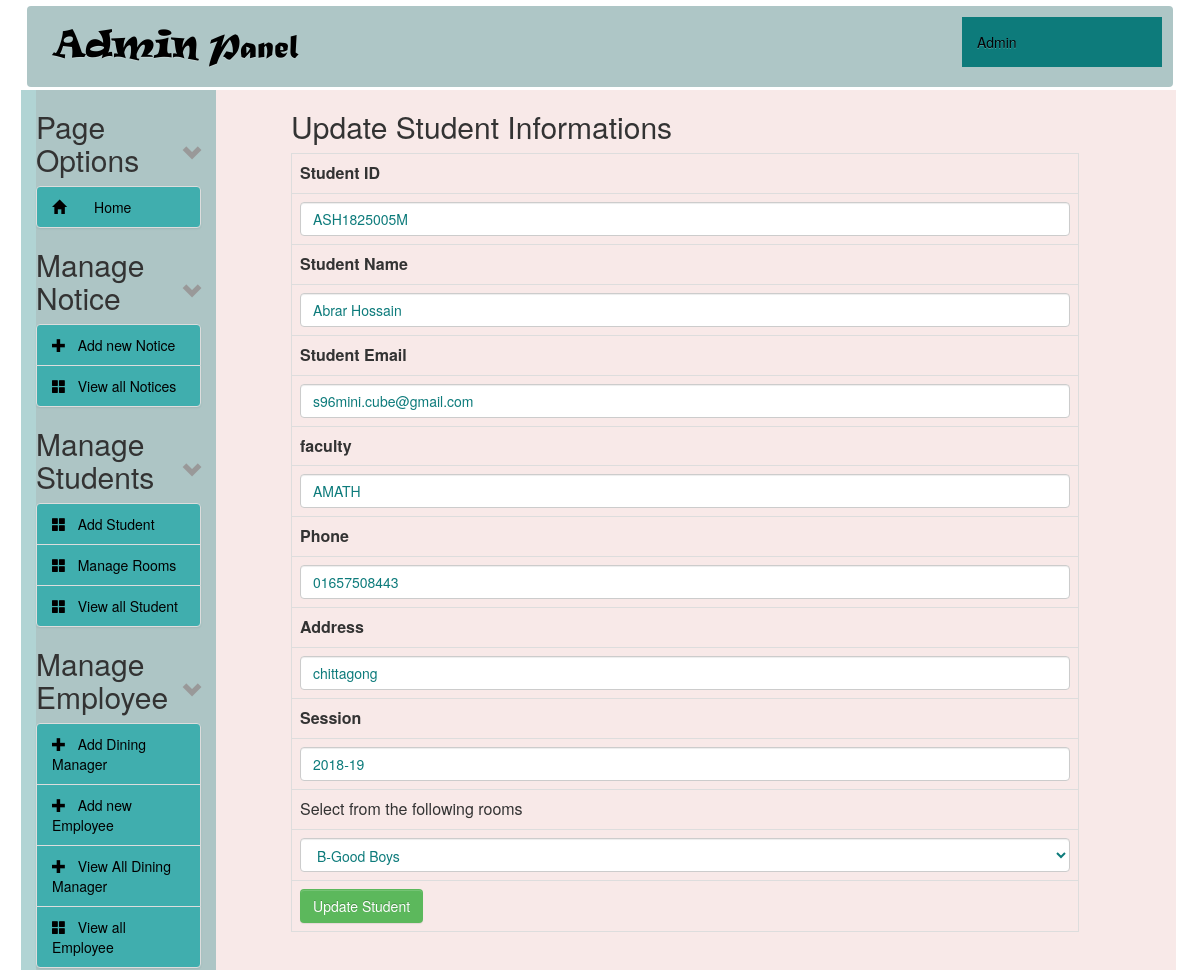
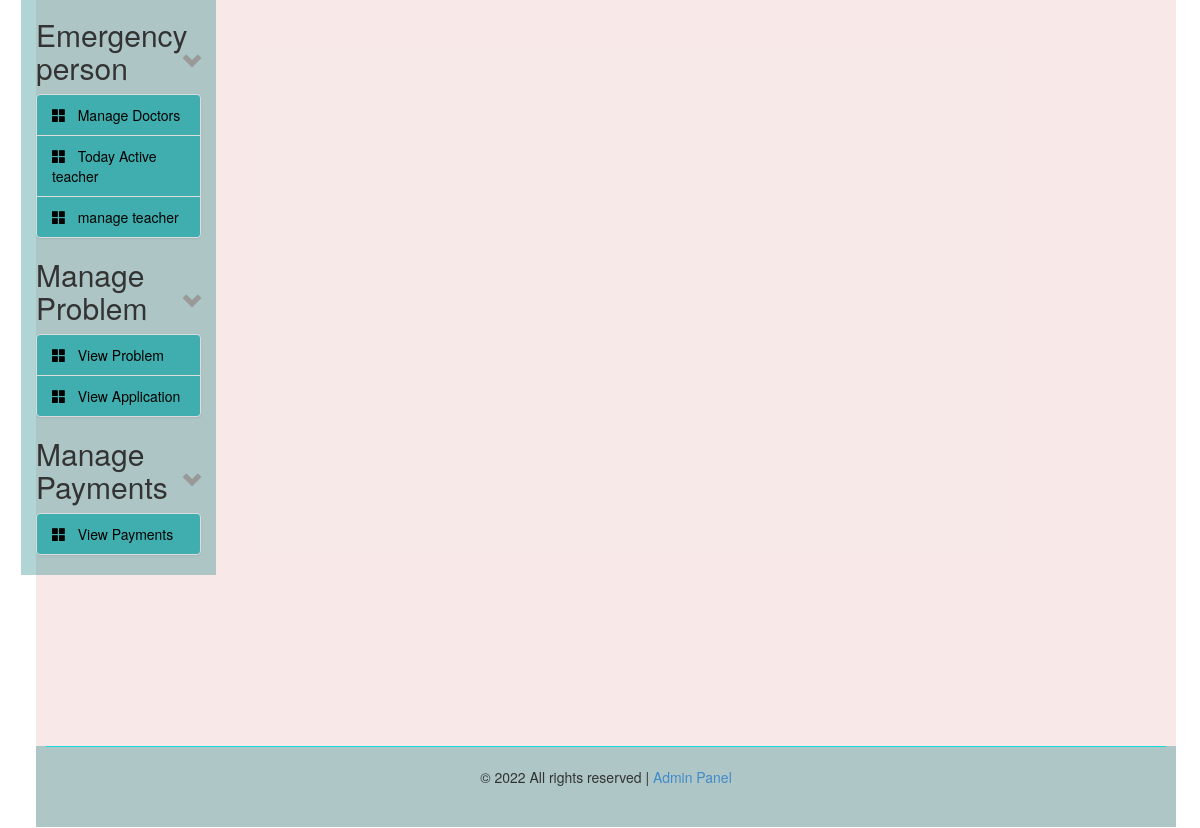
/admin/edit_student.php?id=133 (signed in), run on the app's committed database (2 pictures, top to bottom).
### tables this page shows
CREATE TABLE `tbl_student` (
  `id` int(11) NOT NULL,
  `university_id` varchar(11) NOT NULL,
  `name` varchar(100) NOT NULL,
  `email` varchar(255) NOT NULL,
  `faculty` varchar(100) DEFAULT NULL,
  `phone_no` varchar(15) DEFAULT NULL,
  `address` varchar(100) NOT NULL,
  `room_id` int(11) NOT NULL,
  `session` varchar(100) NOT NULL
);

CREATE TABLE `tbl_rooms` (
  `id` int(11) NOT NULL,
  `name` varchar(100) NOT NULL,
  `block` varchar(10) NOT NULL,
  `size` int(11) DEFAULT NULL
);

### admin/edit_student.php (the view, shortened to what this page needs)
<?php
include("../config.php");
?>
<?php
if (!isset($_REQUEST['id'])) {
    header("location: view-post.php");
} else {
    $id = $_REQUEST['id'];
}
?>
<?php
$statement = $db->prepare("SELECT * FROM tbl_student WHERE id=?");
$statement->execute(array($id));
$result = $statement->fetchAll(PDO::FETCH_ASSOC);
foreach ($result as $row) {
    $name = $row['name'];
    $email = $row['email'];
    $faculty = $row['faculty'];
    $university_id = $row['university_id'];
    $session = $row['session'];
    $phone_no = $row['phone_no'];
    $room_id = $row['room_id'];
    $address = $row['address'];
}
?>
<?php
include('header.php');
?>
<div class="col-sm-9 col-md-9 col-lg-9">
    <div id="content">
        <div class="wrapper-edit-post">
            <h2>Update Student Informations</h2>
            <form action="edit_student.php?id=<?= $id; ?>" method="post" enctype="multipart/form-data">
                <table class="table table-hover table-bordered">
                    <tr>
                        <th>Student ID</th>
                    </tr>
                    <tr>
                        <td><input type="text" name="university_id" class="form-control" value="<?= $university_id ?>"/>
                        </td>
                    </tr>
                    <tr>
                        <th>Student Name</th>
                    </tr>
                    <tr>
                        <td><input type="text" name="name" class="form-control" value="<?= $name ?>"/></td>
                    </tr>
                    <tr>
                        <th>Student Email</th>
                    </tr>
                    <tr>
                        <td><input type="text" name="email" class="form-control" value="<?= $email ?>"/></td>
                    </tr>
                    <tr>
                        <th>faculty</th>
                    </tr>
                    <tr>
                        <td><input type="text" name="faculty" class="form-control" value="<?= $faculty ?>"/></td>
                    </tr>
                    <tr>
                        <th>Phone</th>
                    </tr>
                    <tr>
                        <td><input type="text" name="phone_no" class="form-control" value="<?= $phone_no ?>"/></td>
                    </tr>
                    <tr>
                        <th>Address</th>
                    </tr>
                    <tr>
                        <td><input type="text" name="address" class="form-control" value="<?= $address ?>"/></td>
                    </tr>
                    <tr>
                        <th>Session</th>
                    </tr>
                    <tr>
                        <td><input type="text" name="session" class="form-control" value="<?= $session ?>"/></td>
                    </tr>
                    <tr>
                        <td>Select from the following rooms</td>
                    </tr>
                    <tr>
                        <td>
                            <select name="room_id" class="form-control">
                                <?php
                                $statement = $db->prepare("SELECT * FROM tbl_rooms ORDER BY name ASC");
                                $statement->execute();
                                $result = $statement->fetchAll(PDO::FETCH_ASSOC);
                                foreach ($result as $row) { ?>
                                    <option value="<?php echo $row['id']; ?>" <?= $room_id == $row['id'] ? 'selected' : '' ?>><?php echo $row['block'] . '-' . $row['name']; ?></option>
                                <?php } ?>
                            </select>
                        </td>
                    </tr>
                    <tr>
                        <td><input type="submit" class="btn btn-success" name="form_update_post"
                                   value="Update Student"/></td>
                    </tr>
                </table>
            </form>
        </div>
    </div>
</div>
<?php
include('footer.php');
?>

### admin/style-admin.css (style rules this page uses)
#content { margin-left:60px; height: auto; }
th { text-align: center; }
td, th { padding: 5px; text-align: left; }
.form-control { display: block; width: 100%; height: 34px; padding: 6px 12px; font-size: 14px; line-height: 1.42857143; color: #0D7B7B; background-color: #fff; background-image: none; border: 1px solid #ccc; border-radius: 4px; -webkit-box-shadow: inset 0 1px 1px rgba(0,0,0,.075); box-shadow: inset 0 1px 1px rgba(0,0,0,.075); -webkit-transition: border-color ease-in-out .15s,-webkit-box-shadow ease-in-out .15s; -o-transition: border-color ease-in-out .15s,box-shadow ease-in-out .15s; transition: border-color ease-in-out .15s,box-shadow ease-in-out .15s; }
.btn { display: inline-block; padding: 6px 12px; margin-bottom: 0; font-size: 14px; font-weight: 400; line-height: 1.42857143; text-align: center; white-space: nowrap; vertical-align: middle; -ms-touch-action: manipulation; touch-action: manipulation; cursor: pointer; -webkit-user-select: none; -moz-user-select: none; -ms-user-select: none; user-select: none; background-image: none; border: 1px solid transparent; border-radius: 4px; }
button, input, select, textarea { font-family: inherit; font-size: inherit; line-height: inherit; }
button, html input[type=button], input[type=reset], input[type=submit] { -webkit-appearance: button; cursor: pointer; }
button, select { text-transform: none; }
button, input, optgroup, select, textarea { margin: 0; font: inherit; color: inherit; }

### data on the page
tbl_student: university_id "ASH1825005M", name "Abrar Hossain", email "s96mini.cube@gmail.com", faculty "AMATH", phone_no "01657508443", address "chittagong", session "2018-19", room_id "B-Good Boys"
